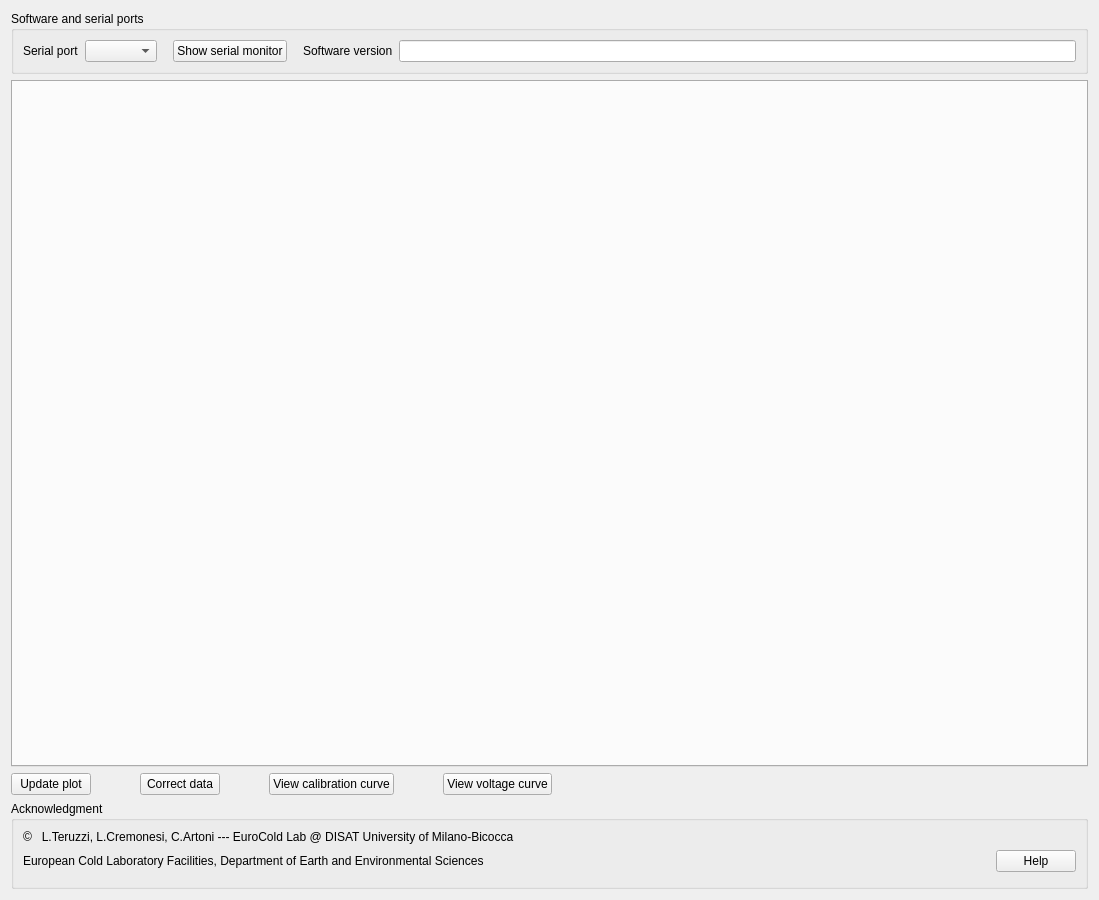
<?xml version="1.0" encoding="UTF-8"?>
<ui version="4.0">
 <class>Form</class>
 <widget class="QWidget" name="Form">
  <property name="geometry">
   <rect>
    <x>0</x>
    <y>0</y>
    <width>1080</width>
    <height>900</height>
   </rect>
  </property>
  <property name="windowTitle">
   <string>Form</string>
  </property>
  <layout class="QVBoxLayout" name="verticalLayout">
   <item>
    <widget class="QGroupBox" name="groupBox">
     <property name="title">
      <string>Software and serial ports</string>
     </property>
     <layout class="QVBoxLayout" name="verticalLayout">
      <item>
       <layout class="QGridLayout" name="gridLayout">
        <item row="0" column="0">
         <widget class="QLabel" name="label_port">
          <property name="text">
           <string>Serial port</string>
          </property>
         </widget>
        </item>
				<item row="0" column="1">
				 <widget class="QComboBox" name="combobox_port"/>
				</item>
        <item row="0" column="2">
         <widget class="QLabel" name="label_6">
          <property name="text">
           <string> </string>
          </property>
         </widget>
        </item>
        <item row="0" column="3">
         <widget class="QPushButton" name="btn_serial">
          <property name="text">
           <string>Show serial monitor</string>
          </property>
         </widget>
        </item>
				<item row="0" column="4">
         <widget class="QLabel" name="label_6">
          <property name="text">
           <string> </string>
          </property>
         </widget>
        </item>
				<item row="0" column="5">
				 <widget class="QLabel" name="label_6">
					<property name="text">
					 <string>Software version</string>
					</property>
				 </widget>
				</item>
				<item row="0" column="6">
				 <widget class="QLineEdit" name="lineEdit_software"/>
				</item>
       </layout>
      </item>
     </layout>
    </widget>
   </item>
	 
	 <item>
    <widget class="QTabWidget" name="scd_widget"/>
   </item>
   <item>
    <layout class="QHBoxLayout" name="horizontalLayout">
     <item>
      <widget class="QPushButton" name="btn_update">
       <property name="text">
        <string>Update plot</string>
       </property>
      </widget>
     </item>
     <item>
      <widget class="QLabel" name="label_ak1">
       <property name="text">
        <string>           </string>
       </property>
      </widget>
     </item>
     <item>
      <widget class="QPushButton" name="btn_correct">
       <property name="text">
        <string>Correct data</string>
       </property>
       <property name="checkable">
        <bool>true</bool> 
       </property>
      </widget>
     </item>
     <item>
      <widget class="QLabel" name="label_ak1">
       <property name="text">
        <string>           </string>
       </property>
      </widget>
     </item>
     <item>
      <widget class="QPushButton" name="btn_calibration">
       <property name="text">
        <string>View calibration curve</string>
       </property>
      </widget>
     </item>
     <item>
      <widget class="QLabel" name="label_ak1">
       <property name="text">
        <string>           </string>
       </property>
      </widget>
     </item>
     <item>
      <widget class="QPushButton" name="btn_voltage_noise">
       <property name="text">
        <string>View voltage curve</string>
       </property>
      </widget>
     </item>
     <item>
      <spacer name="horizontalSpacer">
       <property name="orientation">
        <enum>Qt::Horizontal</enum>
       </property>
       <property name="sizeHint" stdset="0">
        <size>
         <width>40</width>
         <height>20</height>
        </size>
       </property>
      </spacer>
     </item>
    </layout>
   </item>   
   
   <item column="0">
    <widget class="QGroupBox" name="acknowledgments">
     <property name="title">
      <string>Acknowledgment</string>
     </property>
     <layout class="QVBoxLayout" name="verticalLayout_6">
      <item>
       <layout class="QGridLayout" name="gridLayout_3">
        <item row="0" column="0">
         <widget class="QLabel" name="label_ak1">
          <property name="text">
           <string>©   L.Teruzzi, L.Cremonesi, C.Artoni --- EuroCold Lab @ DISAT University of Milano-Bicocca                                                                                                                                               </string>
          </property>
         </widget>
        </item>
        <item row="1" column="0">
         <widget class="QLabel" name="label_ak2">
          <property name="text">
           <string>European Cold Laboratory Facilities, Department of Earth and Environmental Sciences</string>
          </property>
         </widget>
        </item>
        <item row="1" column="1">
         <widget class="QPushButton" name="btn_help">
          <property name="text">
           <string>Help</string>
          </property>
         </widget>
        </item>
       </layout>
      </item>
      <item>
       <layout class="QHBoxLayout" name="horizontalLayout_5">
        <item>
         <spacer name="horizontalSpacer_7">
          <property name="orientation">
           <enum>Qt::Horizontal</enum>
          </property>
          <property name="sizeHint" stdset="0">
           <size>
            <width>40</width>
            <height>5</height>
           </size>
          </property>
         </spacer>
        </item>
       </layout>
      </item>
     </layout>
    </widget>
   </item>
   
  </layout>
 </widget>
 <resources/>
 <connections/>
</ui>
